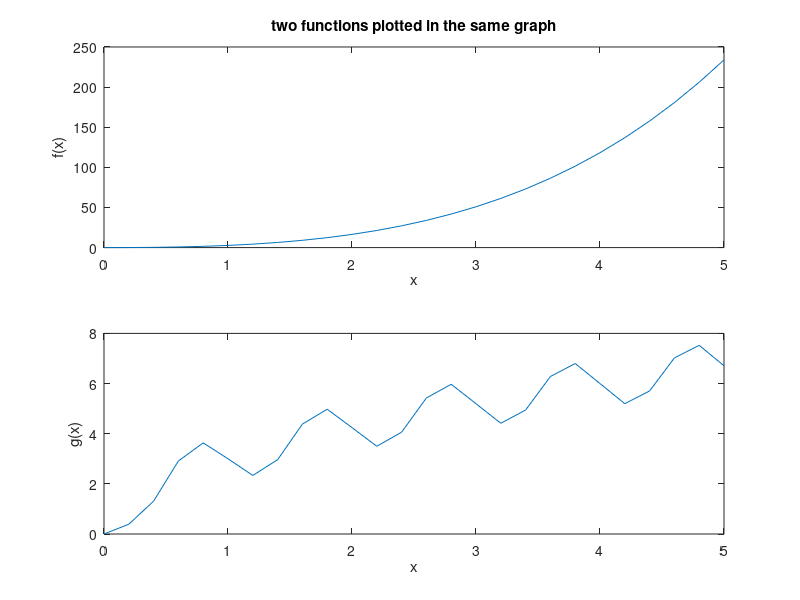
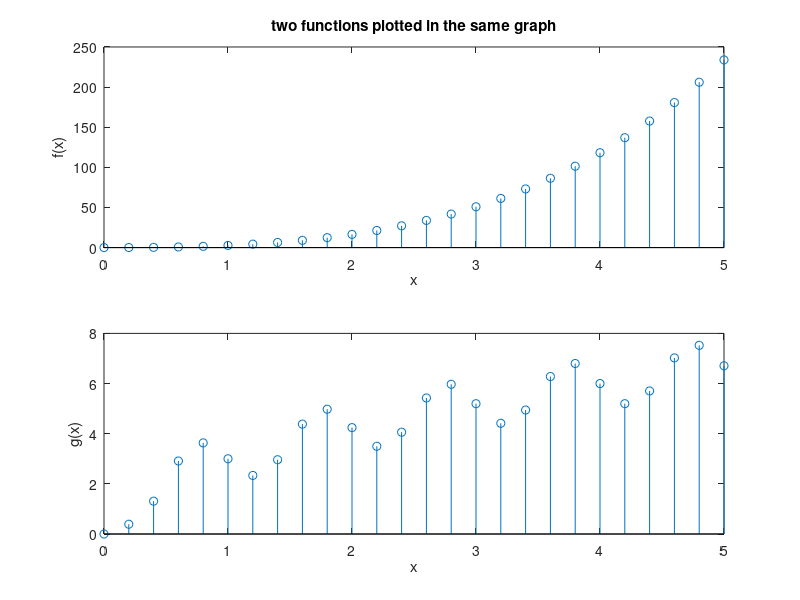

Write MATLAB code to recreate these figures, in order.
clear all
close all
clc

x = 0 : 0.2 : 5;
f = x .^ 2 .* exp(sqrt(x));
g = 3 * sqrt(x) + sin(8 * pi * x);

figure;
subplot(211)
plot(x,f)
xlabel('x')
ylabel('f(x)')
title('two functions plotted in the same graph')
subplot(212)
plot(x,g)
xlabel('x')
ylabel('g(x)')

figure;
subplot(211)
stem(x,f)
xlabel('x')
ylabel('f(x)')
title('two functions plotted in the same graph')
subplot(212)
stem(x,g)
xlabel('x')
ylabel('g(x)')
